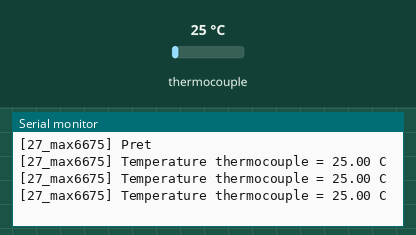
Simulated run of this sketch. Board: ESP32. Parts: the last lines printed to the serial monitor. Inputs (shaded band) come from the test bench; at power-on: thermocouple 25 °C.

Above: at 1.7 s.
1.8 s: thermocouple set to 6 °C
At 2.4 s:
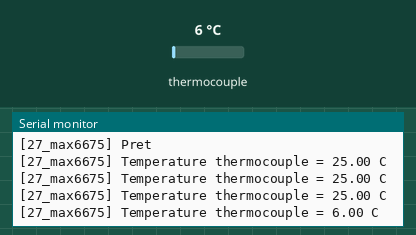
3.3 s: thermocouple set to 75 °C
At 3.9 s:
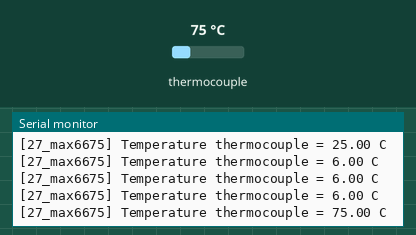
Timing chart, 0 to 6.3 s (numbered marks = the images above; inputs shaded):
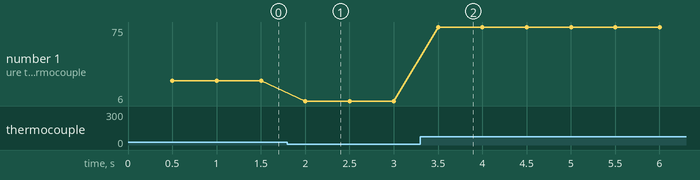

Measured:
- after the input at 1.8 s, the serial monitor: prints a new line after 0.20 s (image 1)
- after the input at 3.3 s, the serial monitor: prints a new line after 0.20 s (image 2)
- plotted number 1: 25 → 6 after the input at 1.8 s, 6 → 75 after the input at 3.3 s

The sketch:

27_max6675.ino
```cpp
/*
 * Projet 27 - Thermocouple type K via MAX6675 (SPI, lecture seule)
 * Cible : ESP32 / Uno
 * Bibliotheque requise : "MAX6675" (par Adafruit ou compatible)
 */

#include <Arduino.h>
#include <SPI.h>
#include <max6675.h>

const uint8_t MAX6675_SCK_PIN = 18;
const uint8_t MAX6675_CS_PIN  = 15;
const uint8_t MAX6675_SO_PIN  = 19;

MAX6675 thermocouple(MAX6675_SCK_PIN, MAX6675_CS_PIN, MAX6675_SO_PIN);

const unsigned long READ_INTERVAL_MS = 500; // le MAX6675 se rafraichit toutes les ~220ms en interne
unsigned long lastReadTime = 0;

void setup() {
  Serial.begin(115200);
  delay(500); // le MAX6675 necessite un court delai de stabilisation au demarrage
  Serial.println("[27_max6675] Pret");
}

void loop() {
  unsigned long now = millis();
  if (now - lastReadTime >= READ_INTERVAL_MS) {
    lastReadTime = now;
    double tempC = thermocouple.readCelsius();

    if (isnan(tempC)) {
      Serial.println("[27_max6675] Erreur de lecture (thermocouple deconnecte ?)");
    } else {
      Serial.printf("[27_max6675] Temperature thermocouple = %.2f C\n", tempC);
    }
  }
}
```
